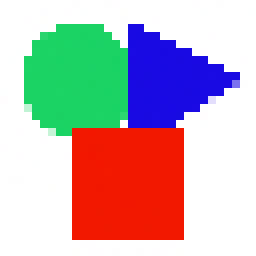
#> input picture shapes2_32.jpg, 32 x 32 px (shown 8 times larger)
$ jupyter execute --allow-errors HW7-Compressive_Sensing.ipynb
#> lines starting #> are read from the running program, lines starting #| are printed output that depends on the picture
# Project

[cell 1]
student_name = 'Salih Kilicli'

## Instructions

### Encoding / Decoding

The first part of this project you will write a set of functions to handle the recovery of sparse vectors of dimension $N$.

1. Complete the function `create_observation_matrix` to generate an observation matrix with dimension $m \times N$ containing values drawn from a standard normal distribution scaled by $\sqrt{\frac{\pi}{2m}}$.
2. Complete the function `create_observation_vector` to create the observation vector by projecting a sparse input vector to a lower dimension using the observation matrix.
3. Run your implementation of the functions above using a sparse random input signal generated by the given function, `create_sparse_signal`.  You can use `matplotlib.pyplot` to plot the input sparse signal (see Helper functions below).
4. Write the $\ell_1$-minimization problem as a linear programming problem. To find its solution, complete the function `optimize` which uses `scipy.optimize.linprog`, `scipy.optimize.minimize` or cvxpy.
5. Run your implementation and use the provided code blocks to output the error and results.  Verify that the original input signal has been appropriately recovered.

### Wavelet Image Processing

In this section you will use Wavelets to generate a sparse signal from a grayscal image, and then utilize the encoding/decoding functions you have already completed from the previous section to encode and decode the wavelet coefficients.

1. Complete the function `decompose_image` to write the input image as a sum of Haar wavelets (see [`pywt.wavedec2`](https://pywavelets.readthedocs.io/en/latest/ref/2d-dwt-and-idwt.html?highlight=wavedec2#d-multilevel-decomposition-using-wavedec2)). The function should return both the coefficient array and slicing data (see [`pywt.coeffs_to_array`](https://pywavelets.readthedocs.io/en/latest/ref/dwt-coefficient-handling.html)).
2. Complete the function `reconstruct_image` to reconstruct an image from the Haar coefficients and slicing data (see [`pywt.array_to_coeffs`](https://pywavelets.readthedocs.io/en/latest/ref/dwt-coefficient-handling.html#splitting-concatenated-coefficient-array-back-into-its-components) and [`pywt.waverec2`](https://pywavelets.readthedocs.io/en/latest/ref/2d-dwt-and-idwt.html#d-multilevel-reconstruction-using-waverec2)).
3. Verify your implementation of `decompose_image` and `reconstruct_image`.  In the **Test Code** section load the __shapes2_32.jpg__ image from file (this function is provided), and run the subsequent code blocks to decompose and reconstruct the input image as well as compare the results.
4. Complete the function `create_sparse_wavelet_signal`.  This function will return a copy of the input array where the component of `s` largest values are the same and the remaining `N-s` values are set to zero.
5. Run the remainder of the code blocks in **Test Code** and verify that you are able to reconstruct an approximation of the original image using the recovered sparse coefficient vector.  Values for `m` and `s` have been chosen for you, but you should play with these values and write additional tests to see their affect on the results. What is your conclusion on the effect of `m` and `s`? Explain why you reach this conclusion.

## Submitting Your Assignment

You will submit your completed assignment in two formats:

- Jupyter Notebook (.ipynb)
- HTML (.html)

##### Jupyter Notebook (.ipynb)
You may directly use this notebook to complete your assignment or you may use an external editor/IDE of your choice.  However, to submit your code please ensure that your code works in this notebook.

##### HTML (.html)
To create an HTML file for your assignment simply select `File > Download as > HTML (.html)` from within the Jupyter Notebook.

Both files should be uploaded to [Canvas](https://canvas.tamu.edu).

## scipy.optimize and cvxpy

This project could be completed with any optimization package, but we recommend that you first try with scipy.optimize, and if you wish additionally with [cvxpy](https://www.cvxpy.org/index.html).  We will provide solutions for both scipy.optimize and cvxpy after you submit your project.

Also, note that the `scipy.optimize.linprog` supports only `'interior-point'`, `'revised simplex'` and `'simplex'`, while CVX supports many others which may provide better results.

If you are using the Anaconda package as was suggested at the beginning of the course you will already have scipy.optimize.  However, you may not have cvxpy.  The cvxpy package provides a much more understandable and easier means of implementing and performing various optimizations.  If you wish to try this check out the [cvxpy installation instructions](https://www.cvxpy.org/install/) for your system.  **Note**: Your system may have multiple installations of python, anaconda, and/or pip.  Do yourself a favor and verify all paths to your installation and to the conda, pip or other tools you are using to install external packages.  If you use the wrong one the package will not be available in your working environment.

## Helper Functions

The following block contains several plotting functions along with a function to create a random sparse signal, a function to output the status of optimize, and a function to load images using PIL.

[cell 2]
import matplotlib.pyplot as plt
plt.style.use('seaborn-darkgrid')
import math
import numpy as np
import seaborn as sns
from scipy.optimize import linprog, minimize
from PIL import Image
import cvxpy as cp
import pywt

import warnings
warnings.filterwarnings('ignore')

[cell 3]
def plot_sparse_vectors(vec_a, vec_b, **kwargs):
    """
    Plots the passed arrays in one or three separate subplots.
    If 'full' is specifed as True then the following three subplots
    will be generated:
        - The topmost subplot contains both arrays; vec_a will be
          drawn first twice as thick as vec_b.  The title will be
          set if 'title' is specified.
        - The bottom left subplot contains only the vec_a, and will
          be given a tilte is 'title_a' is specified.
        - The bottom right subplot contains only the vec_b, and will
          be given a tilte is 'title_b' is specified.
    If 'full' is not specified or is False, then a single subplot
    will generated as follows:
        - The plot contains both arrays; vec_a will be drawn first
          twice as thick as vec_b.  The title will be set if 'title'
          is specified.
    """
    use_full_layout = 'full' in kwargs and kwargs['full']

    if use_full_layout:
        fig = plt.figure(figsize=(20, 8))
        gs = fig.add_gridspec(2, 2)
    else:
        fig = plt.figure(figsize=(20, 4))
        gs = fig.add_gridspec(1, 1)

    ax = fig.add_subplot(gs[0,:])
    if 'title' in kwargs:
        ax.set_title(kwargs['title'], fontsize=10)
    plt.plot(vec_a, 'g', linewidth=4)
    plt.plot(vec_b, 'r', linewidth=2)

    if use_full_layout:
        ax = fig.add_subplot(gs[1,0])
        if 'title_a' in kwargs:
            ax.set_title(kwargs['title_a'], fontsize=10)
        plt.plot(vec_a, 'g', linewidth=2)

        ax = fig.add_subplot(gs[1,1])
        if 'title_b' in kwargs:
            ax.set_title(kwargs['title_b'], fontsize=10)
        plt.plot(vec_b, 'r', linewidth=2)

    plt.show()


def plot_image_comparison(img_left, img_right, title_left, title_right):
    """
    Plots img_left and img_right as subplots on the same row.
    The title_left and title_right are supplied to img_left
    and img_right, respectively.
    """
    fig = plt.figure(figsize=(10, 4))
    ax = fig.add_subplot(1, 2, 1)
    ax.imshow(img_left, cmap=plt.cm.gray)
    ax.set_title(title_left, fontsize=16)
    ax.set_xticks([])
    ax.set_yticks([])

    ax = fig.add_subplot(1, 2, 2)
    ax.imshow(img_right, cmap=plt.cm.gray)
    ax.set_title(title_right, fontsize=16)
    ax.set_xticks([])
    ax.set_yticks([])

    fig.tight_layout()
    plt.show()


def create_sparse_signal(N, s):
    """
    Returns a length N array containing s random values drawn from
    a standard normal distribution.  The remaining N-s values are
    set to zero.
    """
    # Create a mask with `s` randomly selected elements set to True
    mask = np.full(N, False)
    mask[:s] = True
    np.random.shuffle(mask)

    # Define an s-sparse vector using random values
    x = np.zeros(N)
    x[mask] = np.random.randn(s)

    return x


# [23 lines left out: function output_linprog_status, not called in this run]


# Alias for linprog status output - minimize and linprog return the same structure
output_minimize_status = output_linprog_status


# [13 lines left out: functions output_cvxpy_status, output_opt_status, not called in this run]


def load_image(filename):
    """
    Loads an image, specified by filename, and returns a 2D array whose values
    are in the range [0,1].
    """
    # load the image
    img = Image.open(filename).convert('L')
    # convert image data to numpy array with values in [0,1]
    img_arr = np.divide(np.asarray(img), 255.0)

    return img_arr

## Your Solution: Encoding / Decoding

Complete the `create_observation_matrix()` and `create_observation_vector()` functions below, and test them using the **Test Code** below.

[cell 4]
def create_observation_matrix(m, N):
    """
    This function returns an mxN array of random values from a
    standard normal distribution scaled by sqrt( pi / 2m ).
    """
    return np.sqrt(np.pi/(2*m)) * np.random.standard_normal(size=(m, N))

def create_observation_vector(A, x):
    """
    This function uses the observation matrix A (mxN) to project the
    sparse vector x (Nx1) to a lower dimensional space.  The reduced
    vector (mx1) is returned.
    """
    return np.dot(A, x)

Complete the `optimize()` function below using `scipy.optimize.linprog`, `scipy.optimize.minimize` or cvxpy.

**Hint**: If using linprog, when using the interior point method, consider setting `'sparse':True`, `'cholesky':False`, and `'sym_pos':False` in the `options` dictionary (see [scipy.optimize.linprog](https://docs.scipy.org/doc/scipy/reference/generated/scipy.optimize.linprog.html#scipy-optimize-linprog) and [options for interior-point](https://docs.scipy.org/doc/scipy/reference/optimize.linprog-interior-point.html#linprog-method-interior-point)).

## Problem statement

The $\ell_1$-norm linear programming problem for finding the sparse solution $x$ is:

$$\text{minimize:} \quad \|z\|_{\ell^1}$$
$$ \text{subject to:} \ Az = y $$

where $z \in \mathcal{R}^n$, or simply:

$$ x = argmin_{z \in \mathcal{R}^n} \|z\|_{\ell^1} \quad \text{subject to} \quad Az = y.$$

__Note:__ The $\ell_1$-minimization problem above is __not__ a __linear program__ since the objective function $\|z\|_1=\sum_{i=1}^N|z_i|$ is __not linear__.
However, we can transform it to a linear problem with a simple trick. Notice, the problem above is equivalent to the following linear program:

$$ \text{minimize:} \quad  \sum_{i=1}^N x_i$$
$$\text{subject to:}  \  Az=y \\
			        \quad x_i\ge z_i \qquad \text{for all } i=1,\dots, N$$

$$\quad x_i\ge -z_i \qquad \text{for all } i=1,\dots, N.$$.

[cell 5]
def optimize(A, y):
    """
    Uses the observation matrix and observation vector to produce
    the objective function, equality constraints, inequality
    constraints, and bounds to be passed to linprog, minimize or cvxpy.

     minimize ||z||_1 = sum(np.abs(z)) subject to A @ z = y for z in R^n

                            or equivalently

     minimize sum(x) subject to A @ z = y, -z_i <= x_i <= z_i for every i

    This function then performs the optimization and returns the
    structure returned by linprog or minimize (or problem & minimal value from cvxpy).
    """
    # create the variable to be minimized
    x = cp.Variable(shape = A.shape[1])
    z = cp.Variable(shape = A.shape[1])

    # create the constraint Az = y
    constraints = [A @ z == y,
                   x >=  z,
                   x >= -z]

    # create the objective var to minimize
    objective = cp.Minimize(cp.sum(x))

    # set up the problem
    prob = cp.Problem(objective, constraints)

    # solve the problem
    prob.solve(solver = 'ECOS') # ECOS, OSQP, SCS -> no need to install

    # Number of nonzero elements (above a threshold 1e-8) in the solution
    print(f'Feasible ({prob.status}) solution in R^{z.shape[0]} has {sum(np.abs(z.value)>=1e-8)} nonzeros.')

    # return the minimized objective value
    return prob, z.value

## Test Code

After completing the above functions run the following code blocks to view your results.

### Setup

The following code block uses your implementation to generate a sparse input vector of length N, as well as creates the observation matrix, A, and the observation vector, y.

[cell 6]
# Original signal dimension (N=500 default)
N = 500

# Reduced dimension (m=150 default)
m = 150

# Sparsity - number of non-zeros in signal (s=20 default)
s = 20

# Define an s-sparse vector using random values
x = create_sparse_signal(N, s)

# Define the observation matrix, R^{m x N}
A = create_observation_matrix(m, N)

# Define the observation vector, R^m
y = create_observation_vector(A, x)

#> (a cell that did not finish here is left out)

The following code block plots the original sparse signal.

[cell 8]
fig = plt.figure(figsize=(20, 5))
plt.plot(x, 'b', linewidth=2, alpha=0.75)
plt.title('The original sparse signal')
plt.show()
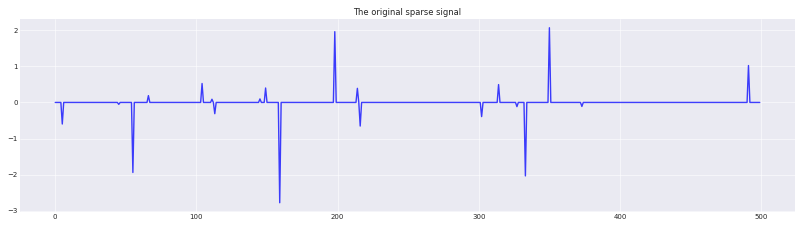
#> figure drawn by matplotlib, 1 panel; curve peaks at x = 350, y = 2.06

### Perform Optimization

The following code block runs your optimiation, outputs the status, reovery error and number of non-zeros in the result and thresholded result.

#> (a cell that did not finish here is left out)

## Your Solution: Wavelets

[cell 10]
def decompose_image(img_arr, wavelet='haar'):
    """
    This function takes a 2D array of image coefficients in the
    range [0,1] and uses pywt.wavedec2 to decompose those
    coefficients into wavelet coefficients.  It also uses
    pywt.coeffs_to_array to reorder those coefficients and create
    our coefficient array and slicing data.
    The coefficients and slicing data are both returned by this
    function.

    Visit: https://pywavelets.readthedocs.io/en/latest/ref/wavelets.html#wavelet-families
    """

    # decompose the wavelet into its coefficients
    coeffs = pywt.wavedec2(img_arr, wavelet)

    # reorder the coefficients to a single array in (coeff_arr, coeff_slices) format
    array = pywt.coeffs_to_array(coeffs, padding=0)

    return array


def reconstruct_image(coeffs_arr, coeffs_slices, wavelet='haar'):
    """
    This function takes wavelet coefficients and slicing data
    (as produced by pywt.coeffs_to_array) and uses pywt.array_to_coeffs
    and pywt.waverec2 to reconstruct an image (a 2D array).
    The reconstructed image is returned.
    """

    # convert the array into wavelet coefficients
    coeffs = pywt.array_to_coeffs(coeffs_arr, coeffs_slices, output_format='wavedec2')

    # use wavelet coefficients to reconstruct the 2D image
    image = pywt.waverec2(coeffs, wavelet='haar')

    return image

[cell 11]
def create_sparse_wavelet_signal(coeffs_arr, s):
    """
    Returns a copy of coeffs_arr where all values are zero except
    the s largest values, no matter where they appear in the array.
    """

    # create a 1D copy of 2D coeffs_arr array
    # coeffs_arr.ravel() = coeffs_arr.flatten() = coeffs_arr.reshape(-1)
    coeffs = coeffs_arr.copy().ravel()

    # create a 1D array of zeros
    s_largest = np.zeros(coeffs.shape)

    # sort the coeffs array (in abs value) and select the indices with largest values
    # notice argpartition finds smallest values so use -array to find largest ones
    flat_indices = np.argpartition(-np.absolute(coeffs), s-1)[:s]

    # assign s largest elements to s_largest, rest 0
    s_largest[flat_indices] = coeffs[flat_indices]

    return s_largest

__Example:__ Selecting s-largest value (in abs value) of an array A

[cell 12]
S = 5
assert (S < A.size), 's should be smaller than size of A'

# create an example 2D array
A = np.array([[5, 3, 0], [-2, -4, 1], [3, 2, -6]])
print(f'A =\n\n{A}')

flat_A = A.ravel()
print(f'\nflattened(A) = {flat_A}')

flat_indices = np.argpartition(-np.abs(flat_A), S-1)[:S]
print(f'\nIndex of largest {s} elements = {flat_indices}')

B = np.zeros(flat_A.shape)
B[flat_indices] = flat_A[flat_indices]
print(f'\nLargest {S} elements of A = B = \n\n{B}')

print(f'\nReshaped(B) =\n\n{B.reshape(A.shape)}')

## Test Code

After completing the above functions run the following code blocks to view your results.

The following code block uses your implementation to ...

### Setup: Load the input image

[cell 13]
plt.figure(figsize=(10, 4))
img_arr = load_image('shapes2_32.jpg')
#> in load_image, `img = Image.open(filename).convert('L')`:
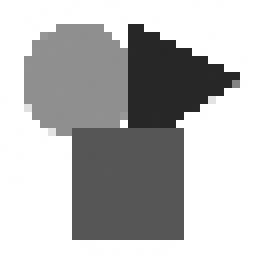
#> img: PIL image 32x32 L (shown 8 times larger); min 38, max 255, mean 182
plt.imshow(img_arr, cmap='gray');
plt.axis('off');

### Setup: Wavelet Decomposition

Decompose the `img_arr` into wavelet coefficients and some bookkeeping data used by `pywt.wavedec2` and `pywt.waverec2`.

[cell 14]
# Transform the 2D image data and get the separated coefficient and slice indexing data
coeffs_arr, coeffs_slices = decompose_image(img_arr)
#> in decompose_image, `coeffs = pywt.wavedec2(img_arr, wavelet)`: coeffs = 6 items
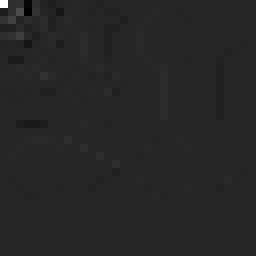
#> coeffs_arr: shape (32, 32) float64 (shown 8 times larger); min -4.06, max 22.84, mean 0; drawn with min black and max white
#> coeffs_slices = 6 items

### Setup: Wavelet Reconstruction - Sanity Check

Sanity Check: Reconstruct the image from your decomposition to ensure that it matches the original input.

[cell 15]
img_recon = reconstruct_image(coeffs_arr, coeffs_slices)

# Compute difference between img_arr and img_recon
print('L\u221E error between original and reconstruction:', np.linalg.norm(img_arr - img_recon, np.inf))
#| L∞ error between original and reconstruction: 4.0190073491430667e-14

# Visually verify the reconstruction output
plot_image_comparison(img_arr, img_recon, 'Original', 'Reconstruction')
#> in plot_image_comparison, `plt.show()`:
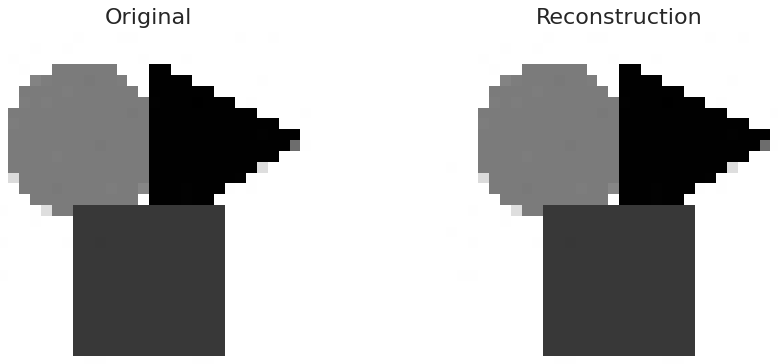
#> figure drawn by matplotlib, 2 panels

### Setup: Remove 'small' coefficients

The following block sets our values for `N`, `m` and `s`, and creates a sparse input signal from the input `coeffs_arr`.

[cell 16]
# Find the number of coefficients in the signal
N = coeffs_arr.shape[0] * coeffs_arr.shape[1]   # coeffs_arr.size is the same thing (simpler)

# Choose m
m = math.floor(.7 * N)

# Choose s
s = math.floor(.4 * m)

# Create our sparse input signal from the wavelet coefficients
x = create_sparse_wavelet_signal(coeffs_arr, s)
#> in create_sparse_wavelet_signal, `coeffs = coeffs_arr.copy().ravel()`: coeffs = 1024 values, max 22.84 at index 0, min -4.06 at index 35, mean 0.0197
#> in create_sparse_wavelet_signal, `flat_indices = np.argpartition(-np.absolute(coeffs), s-1)[:s]`: flat_indices = 286 values, max 1002 at index 256, min 0 at index 200, mean 377
#> x has the same summary as coeffs in create_sparse_wavelet_signal

print('Signal Length (N) =', N)
#| Signal Length (N) = 1024
print('Reduced Dimension (m) =', m)
#| Reduced Dimension (m) = 716
print('Sparsity (s) =', s)
#| Sparsity (s) = 286

Plot the input `coeffs_arr` and the sparse `x` on top of one another.

[cell 17]
plot_sparse_vectors(coeffs_arr.reshape(N), x, title='Original vs s-Sparse Vector')
#> in plot_sparse_vectors, `plt.show()`:
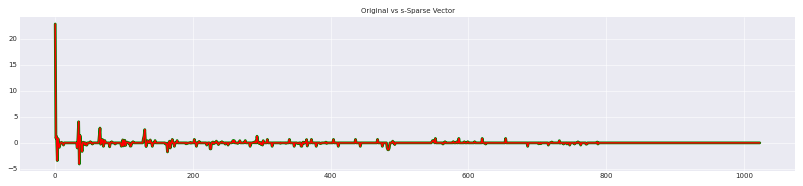
#> figure drawn by matplotlib, 1 panel; curve peaks at x = 0, y = 22.84; curve peaks at x = 0, y = 22.84

### Setup: Wavelet Reconstruction (2) - Sanity Check

Verify that the sparse version of the coefficient array can be used to reconstruct the original image as well.

[cell 18]
# Reshape the sparse coefficient array to match the original input image
sparse_coeffs_arr = x.reshape(coeffs_arr.shape)
#> (the rest of the program and of its run is left out)
